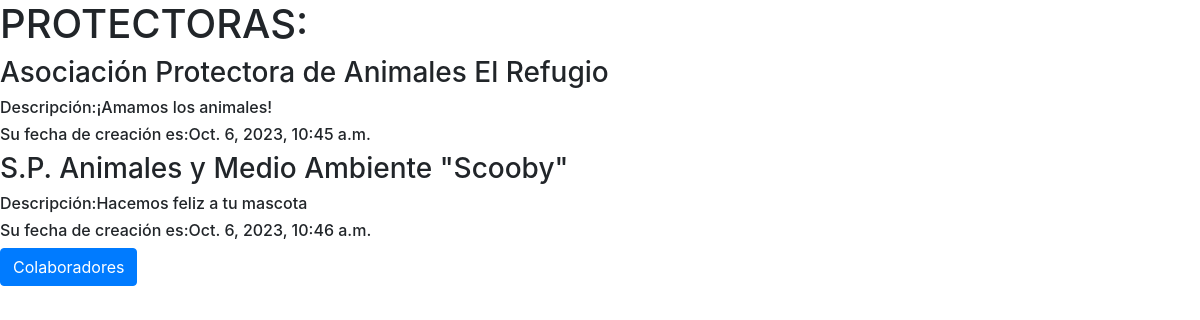
The page /protectoras/ on the database its author committed.
### app_animales/models.py (models this page shows, shortened)
class Protectora(models.Model):
    nombre = models.CharField(max_length=70)
    descripcion = models.TextField()
    fecha_creacion = models.DateTimeField(default=timezone.now)

### app_animales/views.py (the view)
# urls.py: path('protectoras/', views.protectora_list,name ='protectora_list'),
def protectora_list(request):
    protectoras = Protectora.objects.all()
    return render (request,'animales/protectora_list.html',{'protectora_mostrar':protectoras})

### app_animales/templates/animales/protectora_list.html (shortened to what this page needs)
<html>
    <head>
        <link rel="stylesheet" href="https://maxcdn.bootstrapcdn.com/bootstrap/4.5.2/css/bootstrap.min.css">
    </head>
    <body>
        <h1>PROTECTORAS:</h1>
            {% for protectora in protectora_mostrar%}
                <article>
                    <h3>{{protectora.nombre}}</h3>
                    <h6>Descripción:{{ protectora.descripcion}}</h6>
                    <h6>Su fecha de creación es:{{ protectora.fecha_creacion}}</h6>
                </article>
            {% endfor %}
            <a href="/colaboradores" class="btn btn-primary">Colaboradores</a>
        </body>
</html>

### rows shown on the page
Protectora: nombre "Asociación Protectora de Animales El Refugio", descripcion "¡Amamos los animales!", fecha_creacion "Oct. 6, 2023, 10:45 a.m."
Protectora: nombre "S.P. Animales y Medio Ambiente \"Scooby\"", descripcion "Hacemos feliz a tu mascota", fecha_creacion "Oct. 6, 2023, 10:46 a.m."
